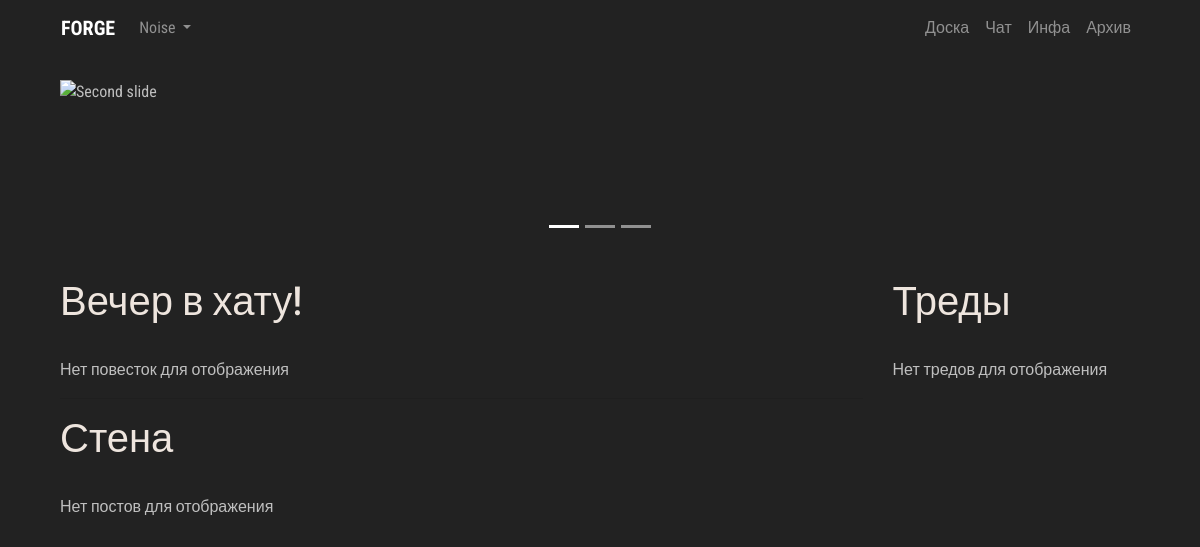
Page /manager/me/ (signed in) on the earlier database version.
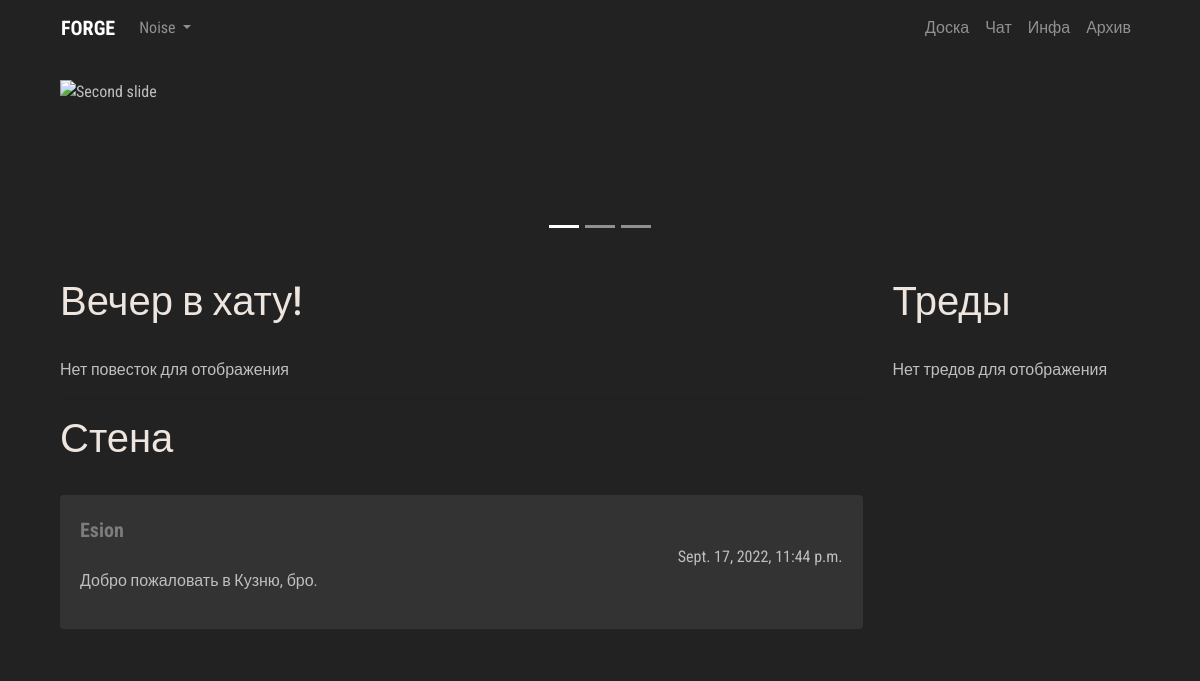
Same page on the later database version.
### manager/models.py (models this page shows, shortened)
class UserPublicPost(models.Model):
    post_author = models.ForeignKey(User, on_delete=models.CASCADE)
    post_text = models.CharField('Post text', max_length=250)
    post_date = models.DateTimeField('Post date', auto_now=True)
    language_code = models.IntegerField(null=True, blank=True, default=0)

### manager/views.py (the view)
# urls.py: path('me/', views.meview, name='me'),
def meview(request):
    language_key = Hikka.objects.get(user=request.user.id).language_code
    latest_threads = Thread.objects.filter(language_code=language_key).order_by('-pub_date')[:10]
    latest_posts = UserPublicPost.objects.filter(language_code=language_key).order_by('-post_date')[:10]
    admin_posts = AdminPublicPost.objects.filter(language_code=language_key).order_by('-post_date')[:10]
    loc = UI
    if request.user.is_authenticated:
        loc_option = Hikka.objects.get(user=request.user.id).language_code
    else:
        loc_option = 0
    headers = Headers
    errors = Errors
    me = Me
    context = {
        'me': me,
        'headers': headers,
        'errors': errors,
        'lang': loc_option,
        'UI': loc,
        'threads': latest_threads,
        'posts': latest_posts,
        'admins': admin_posts
    }
    return render(request, 'me.html', context)

### board/templatetags/loc_extra.py (called while the page is built)
@register.filter
def return_item(l, i):
    try:
        return l[i]
    except:
        return None

@register.filter
def random_message(l, i):
    try:
        return Me.greet(i)
    except:
        return None

### loc/Me.py (called while the page is built)
def greet(language_code):
    if language_code == 0:
        return WELCOME_RANDOM_EN[randint(0, 3)]
    elif language_code == 1:
        return WELCOME_RANDOM_RU[randint(0, 3)]

### manager/templates/me.html (shortened to what this page needs)
{% extends 'hat.html' %}
{% block content %}
{% load loc_extra %}
            <div class="row col-">
               <div class=" col-lg-9 col- content">
                  <br>
                  <div class="trds">
                     <main class="contentd" role="main">
                        <header>
                           <h1 data-text="{{ me.greet|random_message:lang }}">{{ me.greet|random_message:lang }}
                           </h1>
                        </header>
                     </main>
                  </div>
                  <br>
                  {% if admins %}
                  {% for admin in admins %}
                  <div class="card">
                     <div class="card-body">
                        <h4 class="card-title">
                           <p class="article"> {{ admin.post_title }} </p>
                        </h4>
                        {{ admin.post_text|linebreaks }}
                        <div class="d-flex flex-row-reverse">{{ admin.post_date }}</div>
                     </div>
                  </div>
                  <br />
                  {% endfor %}
                  {% else %}
                  {{ errors.NO_AGENDA_POSTS|return_item:lang }}
                  {% endif %}
                  <br>
                  <hr>
                  <div class="trds">
                     <main class="contentd" role="main">
                        <header>
                           <h1 data-text="{{ headers.PUBLIC_MESSAGES|return_item:lang }}">{{ headers.PUBLIC_MESSAGES|return_item:lang }}
                           </h1>
                        </header>
                     </main>
                  </div>
                  <br>
                  {% if posts %}
                  {% for post in posts %}
                  <div class="card">
                     <div class="card-body">
                              <a class="article" href="{% url 'Board:guest' post.post_author%}"> {{ post.post_author }}</a>
                        <div class="d-flex flex-row-reverse">{{ post.post_date }}</div>
                        {{ post.post_text|linebreaks }}
                     </div>
                  </div>
                  <br />
                  {% endfor %}
                  {% else %}
                  {{ errors.NO_PUBLIC_MESSAGES|return_item:lang }}
                  {% endif %}
               </div>
               <div class=" col-lg-3 col- left-sidebar">
                  <br>
                  <div class="trds">
                     <main class="contentd" role="main">
                        <header>
                           <h1 data-text="{{ headers.THREADS|return_item:lang }}">{{ headers.THREADS|return_item:lang }}
                           </h1>
                        </header>
                     </main>
                  </div>
                  <br>
                  {% if threads %}
                  <ul class="list-group">
                     {% for thread in threads %}
                     <li class="list-group-item">
                        <h6> <a class="userlk" href="{% url 'Board:guest' thread.thread_author %}">
                        {{ thread.thread_author }}</a> </h6>
                        |&nbsp;<a href="{% url 'Board:thread' thread.id %}"> {{ thread.thread_text|truncatewords:10 }}  </a>
                     </li>
                     {% endfor %}
                  </ul>
                  {% else %}
                  {{ errors.NO_THREADS|return_item:lang }}
                  {% endif %}
                  <br>
               </div>
            </div>
{% endblock %}

Differences in the rows shown:
added UserPublicPost: post_author "Esion", post_date "Sept. 17, 2022, 11:44 p.m.", post_text "Добро пожаловать в Кузню, бро."
Other differences:
{{ errors.NO_PUBLIC_MESSAGES|return_item:lang }}: "Нет постов для отображения" → (not shown)
